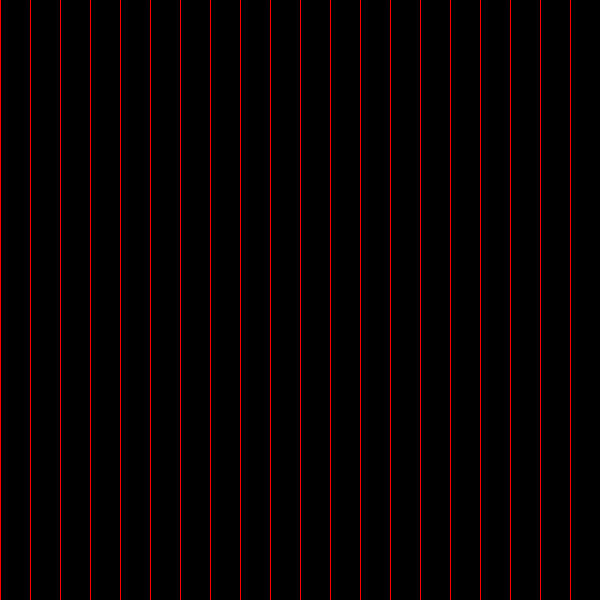
Frame 1 (no input)
Frame 60 (the mouse pressed at the canvas centre just before this capture): identical to frame 1, image omitted
Frame 120 (the mouse held since frame 60 and released just before this capture): identical to frame 1, image omitted

The Processing sketch that drew this single still picture (run headless with seeded random() and noise(); from frame 60 on, the mouse is pressed at the canvas centre):

// Processing sketch: p04_demo1
// ── p04_demo1.pde
void setup()
{
  size(600, 600);
  smooth();
  background(0);
}


void draw()
{
  int nx = 20;
  
  float x;
  float sx = width / nx;
    
  background(0);  
  stroke(255, 0, 0);
    
  for(int i=0; i<=nx; i++)
  {
    x = i * sx;
    line(x, 0, x, height);
  }
}
